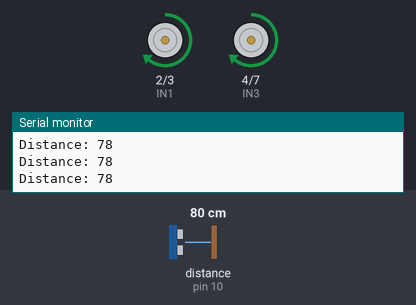
Bench run of a sketch on a simulated Arduino Uno, built with avr-gcc and run on an emulated ATmega328P. On the bench: motor-driver pin pairs drawn as motors (green arrow = first pin HIGH = forward, orange = second pin HIGH = backward, longer = more drive, scaled by the enable pin), the last lines printed to the serial monitor. Wiring (inferred from the names in the program): ultrasonic range finder: trigger pin 9; echo pin 10. The test bench sets the inputs (shaded band); at power-on: distance to the obstacle (sensor on pin 10) 80 cm. The echo pulse lasts 58.3 µs per cm.

Above: at 3.2 s.
3.3 s: distance to the obstacle (sensor on pin 10) set to 24 cm
4.8 s: distance to the obstacle (sensor on pin 10) set to 20 cm
At 5.5 s:
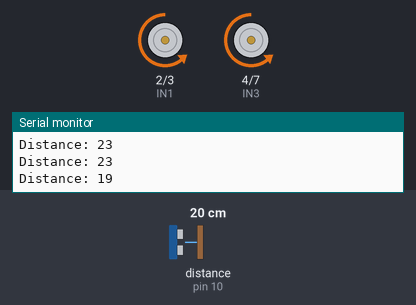
At 6.2 s:
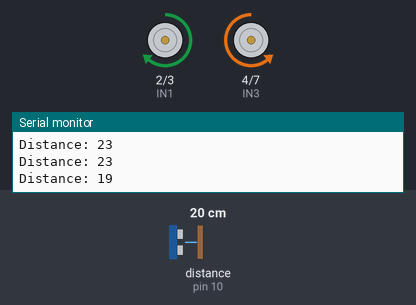
7.8 s: distance to the obstacle (sensor on pin 10) set to 35 cm
10.8 s: distance to the obstacle (sensor on pin 10) set to 2 cm
At 13.0 s:
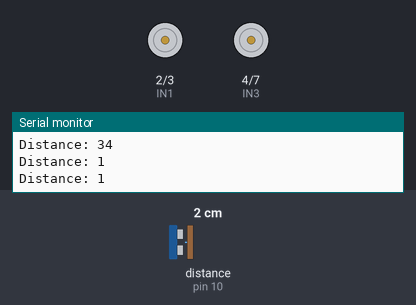
13.8 s: distance to the obstacle (sensor on pin 10) set to 250 cm
Timing chart, 0 to 16.8 s (numbered marks = the images above; inputs shaded):
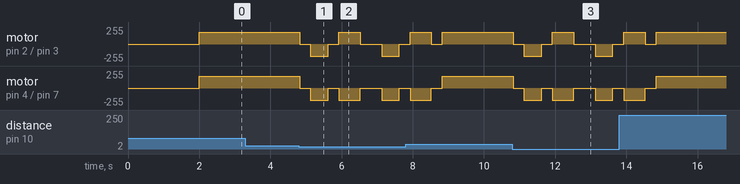

Measured:
- the behaviour switches between 22 and 21 cm on distance to the obstacle (sensor on pin 10) (found by bisection; images 0 and 1)

The sketch:

smart_vacuum_cleaner_robot.ino
```cpp
/*
========================================================
 SMART VACUUM CLEANER ROBOT
========================================================
 Components Used:
 - Arduino UNO
 - HC-SR04 Ultrasonic Sensor
 - L298N Motor Driver Shield
 - DC Motors
 - Vacuum Suction Motor
 - Battery Pack

 Features:
 ✔ Obstacle Detection
 ✔ Autonomous Navigation
 ✔ Forward / Backward Motion
 ✔ Left & Right Turning
 ✔ Automatic Cleaning
========================================================
*/

// ---------------- MOTOR PINS ----------------

// Left Motors
#define ENA 5
#define IN1 2
#define IN2 3

// Right Motors
#define ENB 6
#define IN3 4
#define IN4 7

// ---------------- ULTRASONIC SENSOR ----------------

#define TRIG_PIN 9
#define ECHO_PIN 10

// ---------------- VARIABLES ----------------

long duration;
int distance;

// ====================================================
// SETUP
// ====================================================

void setup() {

  // Motor Pins
  pinMode(ENA, OUTPUT);
  pinMode(IN1, OUTPUT);
  pinMode(IN2, OUTPUT);

  pinMode(ENB, OUTPUT);
  pinMode(IN3, OUTPUT);
  pinMode(IN4, OUTPUT);

  // Ultrasonic Sensor
  pinMode(TRIG_PIN, OUTPUT);
  pinMode(ECHO_PIN, INPUT);

  // Serial Monitor
  Serial.begin(9600);

  // Motor Speed
  analogWrite(ENA, 180);
  analogWrite(ENB, 180);

  stopRobot();

  delay(2000);
}

// ====================================================
// MAIN LOOP
// ====================================================

void loop() {

  distance = getDistance();

  Serial.print("Distance: ");
  Serial.println(distance);

  // Obstacle Detection
  if (distance > 20) {

    moveForward();

  } else {

    stopRobot();
    delay(300);

    moveBackward();
    delay(500);

    stopRobot();
    delay(300);

    turnRight();
    delay(600);

    stopRobot();
    delay(300);
  }
}

// ====================================================
// ULTRASONIC SENSOR FUNCTION
// ====================================================

int getDistance() {

  digitalWrite(TRIG_PIN, LOW);
  delayMicroseconds(2);

  digitalWrite(TRIG_PIN, HIGH);
  delayMicroseconds(10);

  digitalWrite(TRIG_PIN, LOW);

  duration = pulseIn(ECHO_PIN, HIGH);

  distance = duration * 0.034 / 2;

  return distance;
}

// ====================================================
// ROBOT MOVEMENT FUNCTIONS
// ====================================================

// FORWARD
void moveForward() {

  digitalWrite(IN1, HIGH);
  digitalWrite(IN2, LOW);

  digitalWrite(IN3, HIGH);
  digitalWrite(IN4, LOW);
}

// BACKWARD
void moveBackward() {

  digitalWrite(IN1, LOW);
  digitalWrite(IN2, HIGH);

  digitalWrite(IN3, LOW);
  digitalWrite(IN4, HIGH);
}

// TURN RIGHT
void turnRight() {

  digitalWrite(IN1, HIGH);
  digitalWrite(IN2, LOW);

  digitalWrite(IN3, LOW);
  digitalWrite(IN4, HIGH);
}

// TURN LEFT
void turnLeft() {

  digitalWrite(IN1, LOW);
  digitalWrite(IN2, HIGH);

  digitalWrite(IN3, HIGH);
  digitalWrite(IN4, LOW);
}

// STOP
void stopRobot() {

  digitalWrite(IN1, LOW);
  digitalWrite(IN2, LOW);

  digitalWrite(IN3, LOW);
  digitalWrite(IN4, LOW);
}
```
